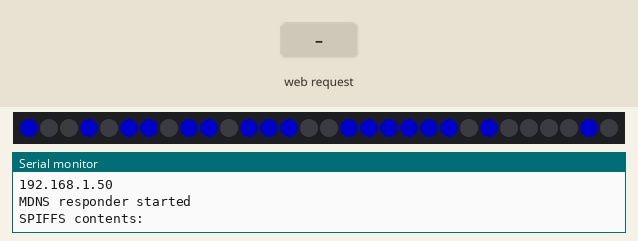
Recording of a sketch running on a simulated ESP8266 (Wemos D1 mini). Shown: 30 RGB LEDs in strip order, left to right, the last lines printed to the serial monitor. The test bench sets the inputs (shaded band). Dim RGB values are drawn brighter than linear; WiFi joins after 1.5 s; servers stay silent unless stated; network time is answered at once with the bench clock; the local clock reads 2024-03-15 10:24:30 at power-on unless the sketch sets it; storage starts empty.

Above: at 2.7 s.
2.8 s: HTTP request GET /countdown?r=120&g=120&b=120 received
At 4.3 s:
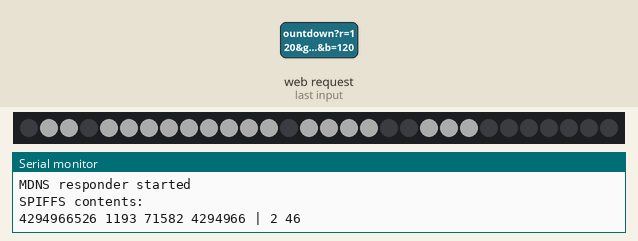
5.8 s: HTTP request GET /hourformat received
At 7.2 s:
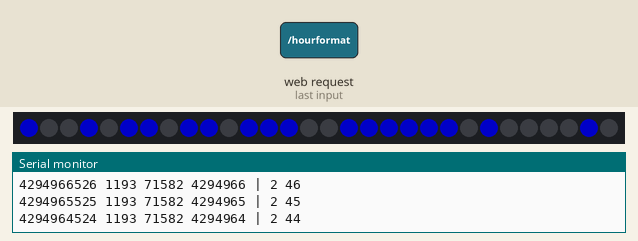
8.8 s: HTTP request GET /color?r=120 received
At 10.3 s:
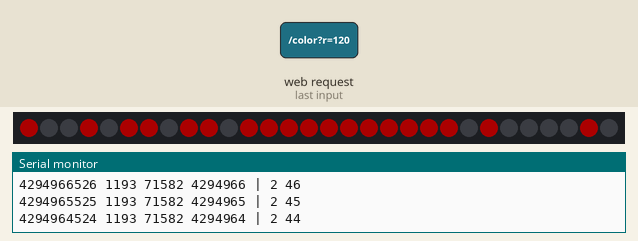
11.8 s: HTTP request GET /color?g=120 received
At 13.2 s:
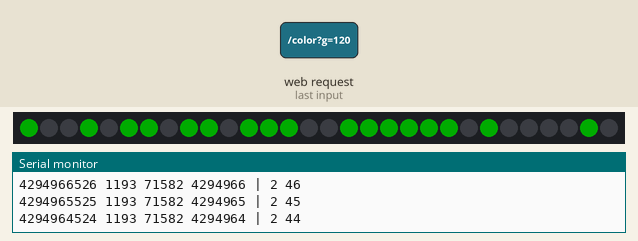
14.8 s: HTTP request GET /color received
At 16.8 s:
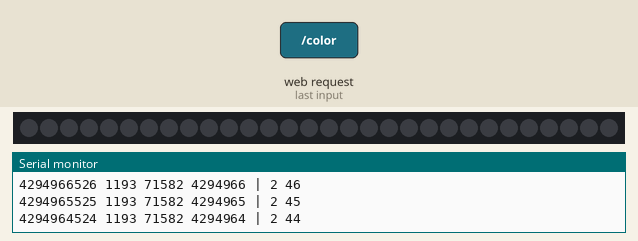
Timing chart, 0 to 18.0 s (numbered marks = the images above; inputs shaded):
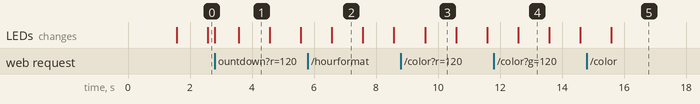

The sketch:

1led-ntp-client.ino
```cpp
#include <WiFiUdp.h>
#include <ESP8266WiFi.h>
#include <WiFiClient.h>
#include <ESP8266WebServer.h>
#include <ESP8266mDNS.h>
#include <WiFiManager.h> // https://github.com/tzapu/WiFiManager
#include <NTPClient.h>
#include <FastLED.h>
#include <TimeLib.h>
#define NUM_LEDS 30                           // Total of 30 LED"s     1X7X4+2=30. 1 pixel/segment
#define DATA_PIN D4                          // Change this if you are using another type of ESP board than a WeMos D1 Mini
#define MILLI_AMPS 800

MDNSResponder mdns;
ESP8266WebServer server(80);
WiFiUDP ntpUDP;
NTPClient timeClient(ntpUDP, "time.nist.gov", 7*3600, 60000); //GMT+5:30 : 5*3600+30*60=19800

CRGB LEDs[NUM_LEDS];
int period = 1000;   //Update frequency
unsigned long time_now = 0;
int Second, Minute, Hour;
bool dotsOn = true;
byte r_val = 0;
byte g_val = 0;
byte b_val = 255;
CRGB alternateColor = CRGB::Black;
// TODO TEST add all variables for modes
unsigned long countdownMilliSeconds;
unsigned long endCountDownMillis;
byte clockMode = 0;
byte hourFormat = 24;                         // Change this to 12 if you want default 12 hours format instead of 24
CRGB countdownColor = CRGB::Green;
byte scoreboardLeft = 0;
byte scoreboardRight = 0;
CRGB scoreboardColorLeft = CRGB::Green;
CRGB scoreboardColorRight = CRGB::Red;
byte brightness = 100;
long numbers[] = {
  0b00111111,  // [0] 0                       ///jika persegment 7 led maka setelah 0b diletakan angka 0
  0b00100001,  // [1] 1
  0b01110110,  // [2] 2
  0b01110011,  // [3] 3
  0b01101001,  // [4] 4
  0b01011011,  // [5] 5
  0b01011111,  // [6] 6
  0b00110001,  // [7] 7
  0b01111111,  // [8] 8
  0b01111011,  // [9] 9
  0b00000000,  // [10] off
  0b01111000,  // [11] degrees symbol
  0b00011110,  // [12] C(elsius)
  0b01011100,  // [13] F(ahrenheit)
};

void setup() {
  // put your setup code here, to run once:
  Serial.begin(115200);
  FastLED.addLeds<WS2812B, DATA_PIN, GRB>(LEDs, NUM_LEDS);
  FastLED.setDither(false);
  FastLED.setCorrection(TypicalLEDStrip);
  FastLED.setMaxPowerInVoltsAndMilliamps(5, MILLI_AMPS);
  fill_solid(LEDs, NUM_LEDS, CRGB::Black);
  FastLED.show();
  // dht.begin();
  // pinMode(BUTTON_PIN, INPUT);

//  WiFi.begin(ssid, password);
//WiFiManager, Local intialization. Once its business is done, there is no need to keep it around
  WiFiManager wm;
  bool res;
  // res = wm.autoConnect(); // auto generated AP name from chipid
  // res = wm.autoConnect("AutoConnectAP"); // anonymous ap
  res = wm.autoConnect("AutoConnectAP"); // password protected ap

  if(!res) {
      Serial.println("Failed to connect");
      // ESP.restart();
  }
  else {
      //if you get here you have connected to the WiFi
      Serial.println("connected...yeey :)");
  }
//  while ( WiFi.status() != WL_CONNECTED ) {
//    delay(500);
//    Serial.print(".");
//  }
//  Serial.println("connected");
  Serial.println(WiFi.localIP());
  if (mdns.begin("esp8266", WiFi.localIP()))
  Serial.println("MDNS responder started");

  server.on("/color", colorHandler);
  server.on("/hourformat", hourformatHandler);
  server.on("/brightness", brightnessHandler);
  server.on("/countdown", countdownHandler);
  server.on("/scoreboard", scoreboardHandler);
  server.on("/clock", clockHandler);
  // Before uploading the files with the "ESP8266 Sketch Data Upload" tool, zip the files with the command "gzip -r ./data/" (on Windows I do this with a Git Bash)
  // *.gz files are automatically unpacked and served from your ESP (so you don't need to create a handler for each file).
  server.serveStatic("/", SPIFFS, "/", "max-age=86400");
  server.begin();

  SPIFFS.begin();
  Serial.println("SPIFFS contents:");
  Dir dir = SPIFFS.openDir("/");
  while (dir.next()) {
    String fileName = dir.fileName();
    size_t fileSize = dir.fileSize();
    Serial.printf("FS File: %s, size: %s\n", fileName.c_str(), String(fileSize).c_str());
  }
  Serial.println();

  // TODO add html zip


  timeClient.begin();
  delay(10);
}

void loop() {
  // put your main code here, to run repeatedly:
  if (WiFi.status() == WL_CONNECTED) { // check WiFi connection status
    // int sensor_val = analogRead(LDR_PIN);
    // Brightness =40;
    server.handleClient();
    timeClient.update();
    // int Hours;
    unsigned long unix_epoch = timeClient.getEpochTime();   // get UNIX Epoch time
    Second = second(unix_epoch);                            // get seconds
    Minute = minute(unix_epoch);                            // get minutes
    Hour  = hour(unix_epoch);                              // get hours
    while (millis() > time_now + period) {
      time_now = millis();
      // TODO TEST update all mode
      if (clockMode == 0) {
        updateClock();
      } else if (clockMode == 1) {
        updateCountdown();
      } else if (clockMode == 3) {
        updateScoreboard();
      }

      FastLED.setBrightness(brightness);
      FastLED.show();
    }
  }
}

// TODO TEST add funtion to all mode

void updateClock() {
  // TODO TEST update 12h format
  byte hour_formated = Hour;
  if (hourFormat == 12 && Hour > 12)
    hour_formated = hour_formated - 12;
  byte h1 = hour_formated / 10;
  byte h2 = hour_formated % 10;
  byte m1 = Minute / 10;
  byte m2 = Minute % 10;
  // byte s1 = Second / 10;
  // byte s2 = Second % 10;

  CRGB color = CRGB(r_val, g_val, b_val);

  if (h1 > 0)
    displayNumber(h1,3,color);
  else
    displayNumber(10,3,color);  // Blank

  displayNumber(h2,2,color);
  displayNumber(m1,1,color);
  displayNumber(m2,0,color);

  displayDots(color);
}

void updateCountdown() {

  if (countdownMilliSeconds == 0 && endCountDownMillis == 0)
    return;

  unsigned long restMillis = endCountDownMillis - millis();
  unsigned long hours   = ((restMillis / 1000) / 60) / 60;
  unsigned long minutes = (restMillis / 1000) / 60;
  unsigned long seconds = restMillis / 1000;
  int remSeconds = seconds - (minutes * 60);
  int remMinutes = minutes - (hours * 60);

  Serial.print(restMillis);
  Serial.print(" ");
  Serial.print(hours);
  Serial.print(" ");
  Serial.print(minutes);
  Serial.print(" ");
  Serial.print(seconds);
  Serial.print(" | ");
  Serial.print(remMinutes);
  Serial.print(" ");
  Serial.println(remSeconds);

  byte h1 = hours / 10;
  byte h2 = hours % 10;
  byte m1 = remMinutes / 10;
  byte m2 = remMinutes % 10;
  byte s1 = remSeconds / 10;
  byte s2 = remSeconds % 10;

  CRGB color = countdownColor;
  if (restMillis <= 60000) {
    color = CRGB::Red;
  }

  if (hours > 0) {
    // hh:mm
    displayNumber(h1,3,color);
    displayNumber(h2,2,color);
    displayNumber(m1,1,color);
    displayNumber(m2,0,color);
  } else {
    // mm:ss
    displayNumber(m1,3,color);
    displayNumber(m2,2,color);
    displayNumber(s1,1,color);
    displayNumber(s2,0,color);
  }

  displayDots(color);

  if (hours <= 0 && remMinutes <= 0 && remSeconds <= 0) {
    Serial.println("Countdown timer ended.");
    endCountdown();
    countdownMilliSeconds = 0;
    endCountDownMillis = 0;
//    digitalWrite(COUNTDOWN_OUTPUT, HIGH);
//    delay(500);
//    digitalWrite(COUNTDOWN_OUTPUT,LOW);
//    delay(500);
//    digitalWrite(COUNTDOWN_OUTPUT, HIGH);
//    delay(500);
//    digitalWrite(COUNTDOWN_OUTPUT,LOW);
//    delay(500);
//    digitalWrite(COUNTDOWN_OUTPUT, HIGH);
//    delay(500);
//    digitalWrite(COUNTDOWN_OUTPUT,LOW);
//    delay(500);
    return;
  }
}

void updateScoreboard() {
  byte sl1 = scoreboardLeft / 10;
  byte sl2 = scoreboardLeft % 10;
  byte sr1 = scoreboardRight / 10;
  byte sr2 = scoreboardRight % 10;

  displayNumber(sl1,3,scoreboardColorLeft);
  displayNumber(sl2,2,scoreboardColorLeft);
  displayNumber(sr1,1,scoreboardColorRight);
  displayNumber(sr2,0,scoreboardColorRight);
  hideDots();
}

void endCountdown() {
  allBlank();
  for (int i=0; i<NUM_LEDS; i++) {
    if (i>0)
      LEDs[i-1] = CRGB::Black;

    LEDs[i] = CRGB::Red;
    FastLED.show();
    delay(25);
  }
}

void displayDots(CRGB color) {
  if (dotsOn) {
    LEDs[14] = color;
    LEDs[15] = color;
  } else {
    LEDs[14] = CRGB::Black;
    LEDs[15] = CRGB::Black;
  }

  dotsOn = !dotsOn;
}

void hideDots() {
  LEDs[14] = CRGB::Black;
  LEDs[15] = CRGB::Black;
}

void allBlank() {
  for (int i=0; i<NUM_LEDS; i++) {
    LEDs[i] = CRGB::Black;
  }
  FastLED.show();
}

void displayNumber(byte number, byte segment, CRGB color) {
  /*

      __ __ __        __ __ __          __ __ __        _ 4 _
    __        __    __        __      __        __    _        _
    __        __    __        __      __        __    _3        5
    __        __    __        __  15  __        __    _        _
      __ __ __        __ __ __          __ __ __         _ 6 _
    __        23    __        16  14  __        __    _        _
    __        __    __        __      __        7    _2        _0
    __        __    __        __      __        __    _        _
      __ __ __       __ __ __           __ __ __       _  _1 _

   */

  // segment from left to right: 3, 2, 1, 0
  byte startindex = 0;
  switch (segment) {
    case 0:
      startindex = 0;
      break;
    case 1:
      startindex = 7;                 //// value start index digit led no 2.
      break;
    case 2:
      startindex = 16;
      break;
    case 3:
      startindex = 23;
      break;
  }

  for (byte i=0; i<7; i++){             //// value start index digit led no 2.
    yield();
    LEDs[i + startindex] = ((numbers[number] & 1 << i) == 1 << i) ? color : alternateColor;
  }
}

// Handlers
void colorHandler() {
  r_val = server.arg("r").toInt();
  g_val = server.arg("g").toInt();
  b_val = server.arg("b").toInt();
  server.send(200, "text/json", "{\"result\":\"ok\"}");
}
void brightnessHandler() {
  brightness = server.arg("brightness").toInt();
  server.send(200, "text/json", "{\"result\":\"ok\"}");
}

void countdownHandler() {
  countdownMilliSeconds = server.arg("ms").toInt();
  byte cd_r_val = server.arg("r").toInt();
  byte cd_g_val = server.arg("g").toInt();
  byte cd_b_val = server.arg("b").toInt();
  countdownColor = CRGB(cd_r_val, cd_g_val, cd_b_val);
  endCountDownMillis = millis() + countdownMilliSeconds;
  allBlank();
  clockMode = 1;
  server.send(200, "text/json", "{\"result\":\"ok\"}");
}

void scoreboardHandler() {
  scoreboardLeft = server.arg("left").toInt();
  scoreboardRight = server.arg("right").toInt();
  scoreboardColorLeft = CRGB(server.arg("rl").toInt(),server.arg("gl").toInt(),server.arg("bl").toInt());
  scoreboardColorRight = CRGB(server.arg("rr").toInt(),server.arg("gr").toInt(),server.arg("br").toInt());
  clockMode = 3;
  server.send(200, "text/json", "{\"result\":\"ok\"}");
}

void clockHandler() {
  clockMode = 0;
  server.send(200, "text/json", "{\"result\":\"ok\"}");
}

// TODO TEST add time format handler
void hourformatHandler() {
  hourFormat = server.arg("hourformat").toInt();
  clockMode = 0;
  server.send(200, "text/json", "{\"result\":\"ok\"}");
}
```

Measured:
- after the input at 2.8 s, the LEDs: first change at once (image 1 shows a later state)
- after the input at 5.8 s, the LEDs: change after 0.78 s (image 2)
- after the input at 8.8 s, the LEDs: change after 0.78 s (image 3)
- after the input at 11.8 s, the LEDs: change after 0.79 s (image 4)
- after the input at 14.8 s, the LEDs: change after 0.79 s (image 5)
